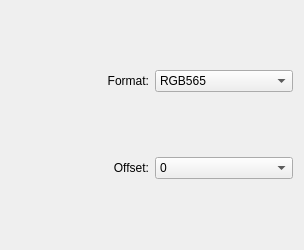
<?xml version="1.0" encoding="UTF-8"?>
<ui version="4.0">
      <class>LimitColorsConfig</class>
      <widget class="QWidget" name="LimitColorsConfig">
            <property name="geometry">
                  <rect>
                        <x>0</x>
                        <y>0</y>
                        <width>304</width>
                        <height>250</height>
                  </rect>
            </property>
            <property name="minimumSize">
                  <size>
                        <width>304</width>
                        <height>250</height>
                  </size>
            </property>
            <layout class="QGridLayout" name="gridLayout">
                  <item row="0" column="0">
                        <widget class="QLabel" name="format_label">
                              <property name="text">
                                    <string>Format:</string>
                              </property>
                              <property name="alignment">
                                    <set>Qt::AlignRight|Qt::AlignTrailing|Qt::AlignVCenter</set>
                              </property>
                        </widget>
                  </item>
                  <item row="0" column="1">
                        <widget class="QComboBox" name="kcfg_format_dropdown">
                              <item>
                                    <property name="text">
                                          <string>RGB565</string>
                                    </property>
                              </item>
                              <item>
                                    <property name="text">
                                          <string>RGB666</string>
                                    </property>
                              </item>
                        </widget>
                  </item>
                  <item row="1" column="0">
                        <widget class="QLabel" name="offset_label">
                              <property name="text">
                                    <string>Offset:</string>
                              </property>
                              <property name="alignment">
                                    <set>Qt::AlignRight|Qt::AlignTrailing|Qt::AlignVCenter</set>
                              </property>
                        </widget>
                  </item>
                  <item row="1" column="1">
                        <widget class="QComboBox" name="kcfg_offset_dropdown">
                              <item>
                                    <property name="text">
                                          <string>0</string>
                                    </property>
                              </item>
                              <item>
                                    <property name="text">
                                          <string>1</string>
                                    </property>
                              </item>
                              <item>
                                    <property name="text">
                                          <string>2</string>
                                    </property>
                              </item>
                              <item>
                                    <property name="text">
                                          <string>3</string>
                                    </property>
                              </item>
                        </widget>
                  </item>
            </layout>

      </widget>
      <resources/>
      <connections/>
</ui>
